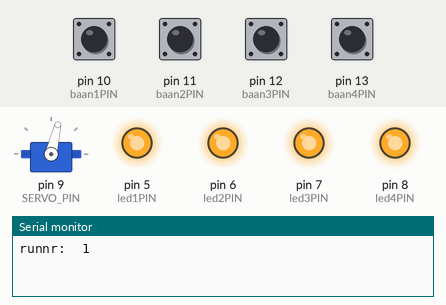
A sketch run on a simulated Arduino Uno, built with avr-gcc and run on an emulated ATmega328P. Parts: servo, output pins drawn as LEDs (lit = HIGH), the last lines printed to the serial monitor. Wiring (inferred from the names in the program): servo: signal pin 9. The test bench sets the inputs (shaded band); at power-on: pin 10 (baan1PIN), pin 11 (baan2PIN), pin 12 (baan3PIN), pin 13 (baan4PIN) HIGH. Servo pulses on a pin are drawn as a servo (544–2400 µs = 0–180°); pins used as bus, display or sensor lines are not drawn.

Above: at 4.2 s.
4.3 s: pin 10 (baan1PIN) pulled LOW for 0.15 s
At 5.4 s:
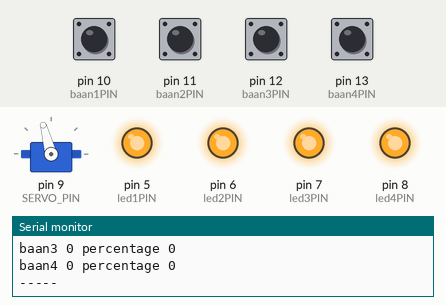
7.4 s: pin 11 (baan2PIN) pulled LOW for 0.15 s
At 7.7 s:
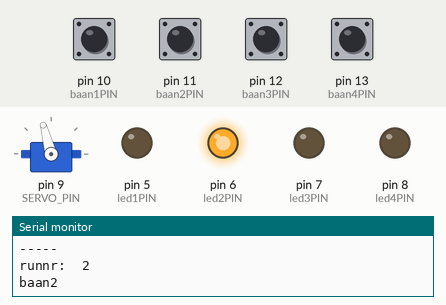
10.5 s: pin 12 (baan3PIN) pulled LOW for 0.15 s
At 11.3 s:
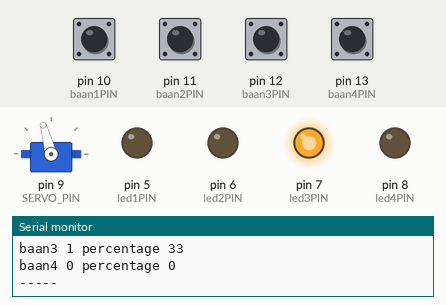
13.6 s: pin 13 (baan4PIN) pulled LOW for 0.15 s
At 14.9 s:
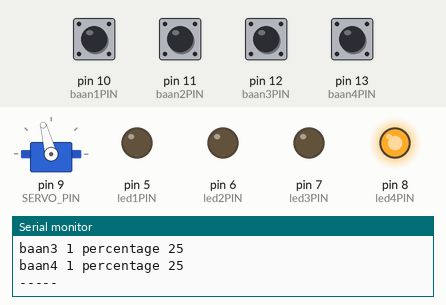
16.7 s: pin 10 (baan1PIN) pulled LOW for 1 s
At 17.2 s:
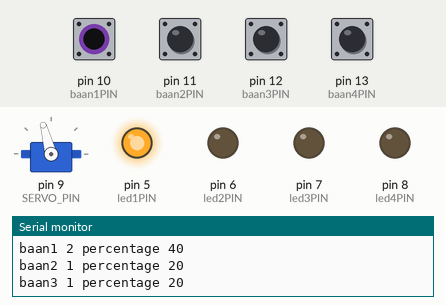
20.3 s: pin 11 (baan2PIN) pulled LOW for 1 s
At 23.0 s:
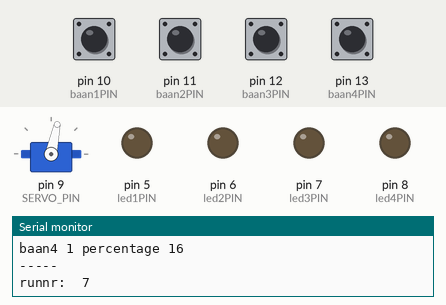
Timing chart, 0 to 24.5 s (numbered marks = the images above; inputs shaded):
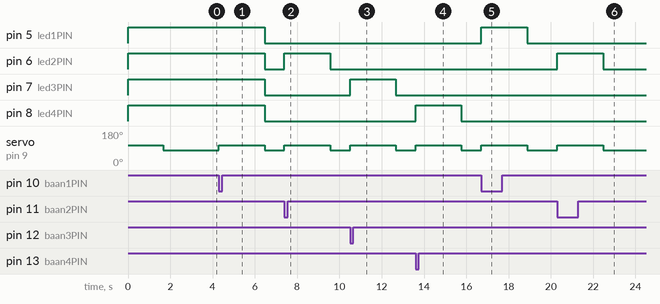

Measured:
- after the input at 4.3 s, pin 5 (led1PIN), pin 6 (led2PIN), pin 7 (led3PIN), pin 8 (led4PIN): HIGH → LOW after 2.2 s; servo on pin 9 (SERVO_PIN): 77° → 105° at once, → 78° 2.2 s later
- after the input at 7.4 s, pin 6 (led2PIN): LOW → HIGH at once, → LOW 2.2 s later; servo on pin 9 (SERVO_PIN): 78° → 105° at once, → 78° 2.2 s later
- after the input at 10.5 s, pin 7 (led3PIN): LOW → HIGH at once, → LOW 2.2 s later; servo on pin 9 (SERVO_PIN): 78° → 105° at once, → 78° 2.2 s later
- after the input at 13.6 s, pin 8 (led4PIN): LOW → HIGH at once, → LOW 2.2 s later; servo on pin 9 (SERVO_PIN): 78° → 105° at once, → 78° 2.2 s later
- after the input at 16.7 s, pin 5 (led1PIN): LOW → HIGH at once, → LOW 2.2 s later; servo on pin 9 (SERVO_PIN): 78° → 105° at once, → 78° 2.2 s later
- after the input at 20.3 s, pin 6 (led2PIN): LOW → HIGH at once, → LOW 2.2 s later; servo on pin 9 (SERVO_PIN): 78° → 105° at once, → 78° 2.2 s later

The sketch:

check_4x_breakbeam_en_servo-3.ino
```cpp
/*
  4 ir sensors in galton board.
  passerende kogel laat led bij baan oplichten gedurende 2 sec.
  servo doseert kogels

  servo op pin 9
  leds op 5 tm 8
  ir lezer op 10 tm 13

  deze werkt goed en snel, hiermee gb getest op 4 nov 2016
*/

#define led1PIN 5
#define led2PIN 6
#define led3PIN 7
#define led4PIN 8

#define SERVO_PIN 9

#define baan1PIN 10
#define baan2PIN 11
#define baan3PIN 12
#define baan4PIN 13

// variables will change:

int baan1State = 0;
int baan2State = 0;
int baan3State = 0;
int baan4State = 0;
int inrolHoek=104;    //servo:  109 (inrol positie) en  79 (uitrolpositie) zijn goede waarden voor beide borden
int uitrolHoek = 77;
int detectie=0;

int tellerEen=0; //voor de statistiek
int tellerTwee=0;
int tellerDrie=0;
int tellerVier=0;
int totaalRun=1;
int percentage;

void setup()
{

  pinMode(led1PIN, OUTPUT);
  pinMode(led2PIN, OUTPUT);
  pinMode(led3PIN, OUTPUT);
  pinMode(led4PIN, OUTPUT);

  digitalWrite(baan1PIN, HIGH); // turn on the pullup
  digitalWrite(baan2PIN, HIGH);
  digitalWrite(baan3PIN, HIGH);
  digitalWrite(baan4PIN, HIGH);

  Serial.begin(9600);

  digitalWrite(led1PIN, HIGH);
  digitalWrite(led2PIN, HIGH);
  digitalWrite(led3PIN, HIGH);
  digitalWrite(led4PIN, HIGH);
  delay(250);

  draaiServo(inrolHoek); //test bij opstarten
  delay(1000);
  draaiServo(uitrolHoek);
  delay(1000);

}


void loop(){


   Serial.print("runnr:  ");
   Serial.println(totaalRun);
   draaiServo(uitrolHoek); // kogel valt (ongeveer 0.5 sec voor dit commando nodig. kogel is dan nog ruim boven detectors

while (detectie==0)// scannen poorten. dit is een snelle loop en kort genoeg om detectie te garanderen

    {
      baan1State = digitalRead(baan1PIN); // low = straal onderbroken = detectie
      baan2State = digitalRead(baan2PIN);
      baan3State = digitalRead(baan3PIN);
      baan4State = digitalRead(baan4PIN);

      if (baan1State == LOW) {detectie=1; digitalWrite(led1PIN, HIGH);Serial.println("baan1 ");tellerEen+=1;}
      if (baan2State == LOW) {detectie=1; digitalWrite(led2PIN, HIGH);Serial.println("baan2 ");tellerTwee+=1;}
      if (baan3State == LOW) {detectie=1; digitalWrite(led3PIN, HIGH);Serial.println("baan3 ");tellerDrie+=1;}
      if (baan4State == LOW) {detectie=1; digitalWrite(led4PIN, HIGH);Serial.println("baan4 ");tellerVier+=1;}
    }

  draaiServo(inrolHoek); // kogel klaarleggen

   Serial.println("----- "); // statistieken
   Serial.print("baan1 ");
   Serial.print(tellerEen);
   Serial.print(" percentage ");
   percentage = 100*tellerEen/totaalRun;
   Serial.println(percentage);

   Serial.print("baan2 ");
   Serial.print(tellerTwee);
   Serial.print(" percentage ");
   percentage = 100*tellerTwee/totaalRun;
   Serial.println(percentage);

   Serial.print("baan3 ");
   Serial.print(tellerDrie);
   Serial.print(" percentage ");
   percentage = 100*tellerDrie/totaalRun;
   Serial.println(percentage);

   Serial.print("baan4 ");
   Serial.print(tellerVier);
   Serial.print(" percentage ");
   percentage = 100*tellerVier/totaalRun;
   Serial.println(percentage);

   Serial.println("----- ");

   totaalRun+=1; // totaal aantal runs
   delay(1700); // wachttijd rond 10000, voor test korter

  digitalWrite(led1PIN, LOW); // doof alle leds
  digitalWrite(led2PIN, LOW);
  digitalWrite(led3PIN, LOW);
  digitalWrite(led4PIN, LOW);

  detectie=0; // herstart de valcyclus

  }


void draaiServo(int draaiHoek) // als je dit 15 x reset dan is de volledige draai (180 graden ) gemaakt. 30 graden ongeveer in 3x
{
    int count=0; // teller
    int pulsLengte; //waarden pulslengte: tussen 500 en 2500. 1500 is middenstand / neutraal

    pulsLengte=map(draaiHoek,0,180,500,2500); // hoek in graden. afhankelijk van servo. meestal tussen 0 en 180

    while (count<16)
    {
      count+=1;

      // commando blijven schrijven naar servopin voor verdraaien, dit moet herhaald worden anders stopt servo voordat eindstand bereikt is (geen geheugen in servo)
      // 30 keer moet genoeg zijn. kan korter bij kleine hoekverschillen. tijdsduur ongeveer 0.5 sec bij count 15

      pinMode(SERVO_PIN, OUTPUT);      // bepaal dat SERVO_PIN output pin is
      digitalWrite(SERVO_PIN, HIGH);   // start puls
      delayMicroseconds(pulsLengte);   // delay bepaalt pulslengte
      digitalWrite(SERVO_PIN, LOW);    // beeindig puls
      delay(25);
    }
    count=0; // reset counter
}
```
